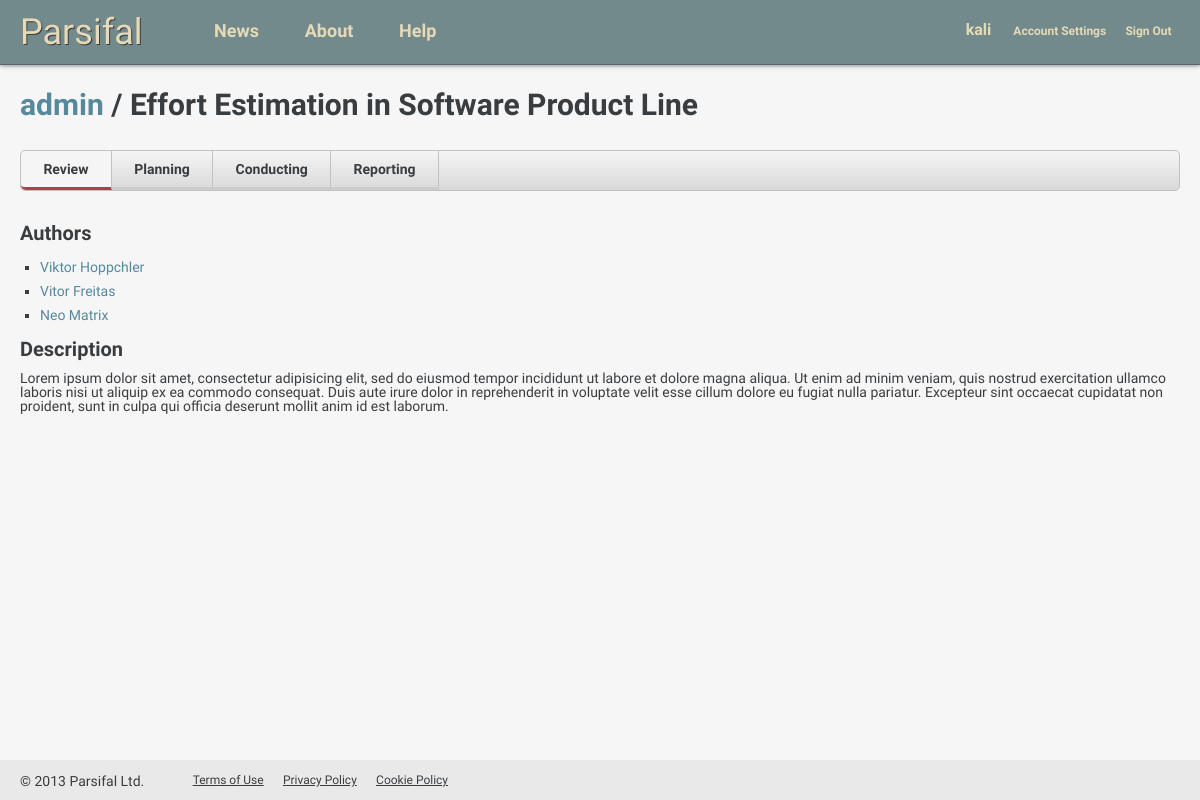
/admin/EffortEstimationSPL/ (signed in), run on the app's committed database.
### reviews/models.py (models this page shows, shortened)
class Review(models.Model):
    short_name = models.CharField(max_length=50) #TODO: Change var name to Name
    title = models.CharField(max_length=200)
    description = models.CharField(max_length=500)
    user = models.ForeignKey(User) #TODO: Change var name to Author
    create_date = models.DateTimeField(auto_now_add=True, blank=True)
    last_update = models.DateTimeField()
    co_authors = models.ManyToManyField(User, related_name="co+")
    objective = models.TextField(max_length=1000, null=True)
    questions = models.ManyToManyField(Question)
    sources = models.ManyToManyField(Source)
    class Meta:
        verbose_name = "Review"
        verbose_name_plural = "Reviews"

### reviews/views.py (the view)
@login_required
def review(request, username, review_name):
    review = Review.objects.get(short_name=review_name)
    context = RequestContext(request, {'review': review})
    return render_to_response('reviews/review.html', context)

### reviews/templates/reviews/review.html (shortened to what this page needs)
{% extends 'base_app.html' %}
{% block head_extra %}
  <link href="{{ STATIC_URL }}css/review.css" rel="stylesheet" media="screen">
{% endblock head_extra %}
{% block content %}
  {% include "reviews/review_header.html" with active_menu="review" %}
  <section class="clearfix">
    <h2>
      Authors
    </h2>
    <ul class="authors">
      <li author=id="{{ review.user.id }}">
        <a href="/{{ review.user.username }}/">
          {% if review.user.get_full_name %}
            {{ review.user.get_full_name }}
          {% else %}
            {{ review.user.username }}
          {% endif %}
        </a>
      </li>
      {% for author in review.co_authors.all %}
        <li author-id="{{ author.id }}"><a href="/{{ author.username }}/">{{ author.get_full_name }}</a>
        </li>
      {% endfor %}
    </ul>
  </section>
  <section class="clearfix">
    <h2>Description</h2>
    <p>{{ review.description }}</p>
  </section>
{% endblock content %}

### templates/base_app.html (shortened to what this page needs)
<!DOCTYPE html>
<html>
<head>
  <link href="{{ STATIC_URL }}css/style_app.css" rel="stylesheet" media="screen">
  {% block head_extra %}
  {% endblock head_extra %}
</head>
<body>
  <header class="wrapper">
    <h1><a href="/">Parsifal</a></h1>
    <nav class="menu">
      <a href="#">News</a>
      <a href="#">About</a>
      <a href="#">Help</a>
    </nav>
    <nav class="signedin">
      <a href="/{{ user.username }}/" class="user">{{ user.username }}</a>
      <a href="/users/profile/">Account Settings</a>
      <a href="/signout/">Sign Out</a>
    </nav>
  </header>
  <section class="content wrapper">
    {% block content %}
    {% endblock content %}
    <div class="push"></div>
  </section>
  <footer class="wrapper">
    <p>© 2013 Parsifal Ltd.</p>
    <ul>
      <li><a href="#">Terms of Use</a></li>
      <li><a href="#">Privacy Policy</a></li>
      <li><a href="#">Cookie Policy</a></li>
    </ul>
  </footer>
</body>
</html>

### reviews/templates/reviews/review_header.html (shortened to what this page needs)
<h1><a href="/{{ review.user.username }}/">{{ review.user.username }}</a> / {{ review.title }}</h1>
<ul class="review-menu">
  <li {% if active_menu == "review"%} class="active" {% endif %}><a href="/{{ review.user.username }}/{{ review.short_name }}/">Review</a></li>
  <li {% if active_menu == "planning"%} class="active" {% endif %}><a href="/{{ review.user.username }}/{{ review.short_name }}/planning/">Planning</a></li>
  <li {% if active_menu == "conducting"%} class="active" {% endif %}><a href="/{{ review.user.username }}/{{ review.short_name }}/conducting/">Conducting</a></li>
  <li {% if active_menu == "reporting"%} class="active" {% endif %}><a href="/{{ review.user.username }}/{{ review.short_name }}/reporting/">Reporting</a></li>
</ul>

### static/css/style_app.css (style rules this page uses)
* { -moz-box-sizing: border-box; -webkit-box-sizing: border-box; box-sizing: border-box; }
html, body { height: 100%; }
body { background: #F6F6F6; color: #3A3D40; font-family: "Source Sans Pro", Tahoma, Arial, sans-serif; font-weight: 400; font-size: 62.5%; }
header { background: #728A8B; height: 65px; border-bottom: 1px solid #56696A; position: fixed; width: 100%; box-shadow: 0 0 5px rgba(0, 0, 0, .6); z-index: 1000; }
header h1 { font-family: Playball, cursive; font-size: 3.6em; float: left; padding-top: .4em; font-weight: 400; margin: 0; text-shadow: 1px 1px 0 #3A3D40; }
header h1 a { color: #E6D9B8; text-decoration: none; }
header nav.menu { float: left; padding-top: 2.2em; padding-left: 5em; }
header nav.menu a { padding: 0 1.2em; color: #E6D9B8; text-decoration: none; font-size: 1.8em; font-weight: bold; }
header nav.signedin { padding-top: 2.2em; float: right; }
header nav.signedin a { color: #E6D9B8; text-decoration: none; font-size: 1.2em; padding: 0 .7em; font-weight: bold; }
header nav.signedin a.user { font-size: 1.6em; }
.wrapper { width: 100%; padding: 0 20px; }
.content { padding: 90px 20px 20px; min-height: 100%; height: auto !important; height: 100%; margin: 0 auto -40px; }
footer { background-color: #E9E9E9; height: 40px; }
footer p { padding-top: 1em; color: #3A3D40; font-size: 1.4em; font-weight: 400; float: left; margin: 0; }
footer ul { float: left; padding-top: 1.4em; padding-left: 2em; }
footer ul li { display: inline; font-size: 1.2em; padding: 0 .7em; }
footer ul li a { color: #3A3D40; text-decoration: underline; }
.push { height: 40px; }
ul { margin-left: 20px; }
ul li { font-size: 1.4em; padding: .2em 0; list-style: square; }

### reviews/static/css/review.css (style rules this page uses)
ul.authors li { line-height: 1.3; }
ul.review-menu { width: 100%; margin: 0; margin-bottom: 20px; padding: 0; border: 1px solid #C2C2C2; background: #F5F5F5; border-radius: 5px; background: -moz-linear-gradient(top, #F5F5F5 0%, #D9D9D9 100%); background: -webkit-linear-gradient(top, #F5F5F5 0%, #D9D9D9 100%); background: -o-linear-gradient(top, #F5F5F5 0%, #D9D9D9 100%); font-size: 0; }
ul.review-menu li { display: inline-block; list-style: none; padding: 0; font-size: 14px; border-bottom: 3px solid #CCCCCC; border-right: 1px solid #C2C2C2; }
ul.review-menu li:first-child { border-bottom-left-radius: 5px; }
ul.review-menu li a { display: block; padding: .8em 1.6em; font-weight: 600; color: #3A3D40; }
ul.review-menu li:first-child { border-top-left-radius: 5px; border-bottom-left-radius: 5px; }
ul.review-menu li.active { background: #F5F5F5; color: #666B71; border-bottom: 3px solid #AC4539; }

### static/css/clearfix.css (style rules this page uses)
.clearfix:before, .clearfix:after { content: ""; display: table; }
.clearfix:after { clear: both; }
.clearfix { zoom: 1; }

### static/css/typography.css (style rules this page uses)
h1, h2, h3, h4, h5, h6 { font-weight: 600; }
h1 { font-size: 3em; margin-bottom: 1em; }
h2 { font-size: 2em; margin: .6em 0; text-shadow: 0 0 1px #FFF; }
a { color: #55899B; text-decoration: none; }
p { font-size: 1.4em; margin-bottom: .7em; }

### data on the page
Review: user.username "admin", title "Effort Estimation in Software Product Line", user.get_full_name "Viktor Hoppchler", description "Lorem ipsum dolor sit amet, consectetur adipisicing elit, sed do eiusmod tempor incididunt ut labore et dolore magna aliqua. Ut enim ad minim veniam, quis nostrud exercitation ullamco laboris nisi ut aliquip ex ea commodo consequat. Duis aute irure dolor in reprehenderit in voluptate velit esse cillum dolore eu fugiat nulla pariatur. Excepteur sint occaecat cupidatat non proident, sunt in culpa qui officia deserunt mollit anim id est laborum."

### other printed values
{{ user.username }} "kali"
{{ author.get_full_name }} "Vitor Freitas"
{{ author.get_full_name }} "Neo Matrix"
